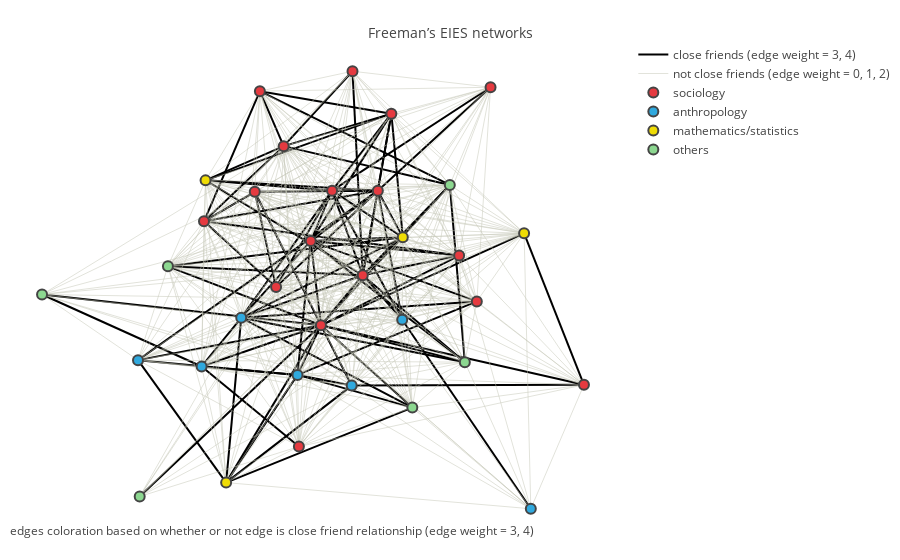

Notebook cell for this chart:
### Code cell
close_frd_trace = go.Scatter(
    x = [],
    y = [],
    name = 'close friends (edge weight = 3, 4)',
    line = dict(width=2, color='#000000'),
    hoverinfo = 'none',
    mode = 'lines')

not_close_frd_trace = go.Scatter(
    x = [],
    y = [],
    name = 'not close friends (edge weight = 0, 1, 2)',
    line = dict(width=0.5, color='#C5C6B6'),
    hoverinfo = 'none',
    mode = 'lines')
    
for edge in G.edges():
    weight = G[edge[0]][edge[1]]['weight']
    x0, y0 = G.node[edge[0]]['pos']
    x1, y1 = G.node[edge[1]]['pos']
    if weight == 3 or weight == 4:
        close_frd_trace['x'] += tuple([x0, x1, None])
        close_frd_trace['y'] += tuple([y0, y1, None])
    else:
        not_close_frd_trace['x'] += tuple([x0, x1, None])
        not_close_frd_trace['y'] += tuple([y0, y1, None])
        
# display the network graph with close friend relationship in highlight
close_frd_fig = go.Figure(
                data=[close_frd_trace, not_close_frd_trace,
                    trace_soc, trace_anth, trace_math, trace_others],
                layout=go.Layout(
                title='<br>Freeman’s EIES networks',
                titlefont=dict(size=14),
                showlegend=True,
                hovermode='closest',
                margin=dict(b=20,l=5,r=5,t=40),
                annotations=[ dict(
                    text="edges coloration based on whether or not edge is close friend relationship (edge weight = 3, 4)",
                    showarrow=False,
                    xref="paper", yref="paper",
                    x=0.005, y=-0.002 ) ],
                xaxis=dict(showgrid=False, zeroline=False, showticklabels=False),
                yaxis=dict(showgrid=False, zeroline=False, showticklabels=False)))

iplot(close_frd_fig)

### Figure 1 — Plotly figure (JSON) as saved in the notebook; plotly's stock layout.template omitted (floating-point values rounded to 4 significant figures; data arrays with more than 128 entries replaced by an {"elided": "..."} marker saying what was removed)
{"data": [{"hoverinfo": "none", "line": {"color": "#000000", "width": 2}, "mode": "lines", "name": "close friends (edge weight = 3, 4)", "type": "scatter", "uid": "6f387ad3-7f52-4a95-a26e-83c812f75d65", "x": {"elided": "276 float values"}, "y": {"elided": "276 float values"}}, {"hoverinfo": "none", "line": {"color": "#C5C6B6", "width": 0.5}, "mode": "lines", "name": "not close friends (edge weight = 0, 1, 2)", "type": "scatter", "uid": "c4a7419d-8b18-4483-92fd-b979bd8af0db", "x": {"elided": "969 float values"}, "y": {"elided": "969 float values"}}, {"hoverinfo": "text", "marker": {"color": "#E53A40", "line": {"width": 2}, "size": 10}, "mode": "markers", "name": "sociology", "text": ["LIN FREEMAN", "RICHARD ALBA", "RON BURT", "PAT DOREIAN", "CLAUDE FISCHER", "MARK GRANOVETTER", "MAUREEN HALLINAN", "DAVOR JEDLICKA", "CHARLES KADUSHIN", "ED LAUMANN", "JOEL LEVINE", "NAN LIN", "NICK MULLINS", "DON PLOCH", "NICK POUSHINSKY", "JOHN SONQUIST", "BARRY WELLMAN"], "type": "scatter", "uid": "c73a4cbb-0bb2-4771-afb6-2fe094745bfc", "x": [0.1805, -3.761, -1.075, 5.434, 1.244, 1.59, 4.838, 9.045, -1.332, 5.897, -0.1632, 2.098, -1.877, 0.5557, 2.554, -0.5622, -2.049], "y": [-1.397, 3.198, 6.517, -0.3423, 9.824, 0.8136, 1.682, -4.026, 0.2985, 9.117, 2.322, 4.55, 8.946, 4.548, 7.951, -6.754, 4.5]}, {"hoverinfo": "text", "marker": {"color": "#30A9DE", "line": {"width": 2}, "size": 10}, "mode": "markers", "name": "anthropology", "text": ["DOUG WHITE", "RUSS BERNARD", "JOHN BOYD", "BRIAN FOSTER", "AL WOLFE", "LEE SAILER", "EMILY LEE"], "type": "scatter", "uid": "d6ef086a-09b6-476c-bd08-7b6cd1b4b003", "x": [-0.6097, -2.506, -5.985, -3.84, 2.919, 1.217, 7.254], "y": [-3.588, -1.068, -2.936, -3.216, -1.149, -4.06, -9.5]}, {"hoverinfo": "text", "marker": {"color": "#EFDC05", "line": {"width": 2}, "size": 10}, "mode": "markers", "name": "mathematics/statistics", "text": ["PAUL HOLLAND", "SAM LEINHARDT", "STEVE SEIDMAN", "ANN TAYLOR"], "type": "scatter", "uid": "134a3e1d-0b60-488f-88df-c9ffff228c47", "x": [2.939, -3.708, 7.027, -3.015], "y": [2.487, 5.005, 2.665, -8.346]}, {"hoverinfo": "text", "marker": {"color": "#8CD790", "line": {"width": 2}, "size": 10}, "mode": "markers", "name": "others", "text": ["EV ROGERS", "PHIPPS ARABIE", "CAROL BARNER-BARRY", "GARY COOMBS", "JACK HUNTER", "SUE FREEMAN"], "type": "scatter", "uid": "e9b6f0f3-dd82-43be-b6e2-3e296c462e3c", "x": [4.524, -4.976, -5.928, -9.219, 5.03, 3.26], "y": [4.803, 1.208, -8.96, -0.03793, -3.025, -5.032]}], "layout": {"annotations": [{"showarrow": false, "text": "edges coloration based on whether or not edge is close friend relationship (edge weight = 3, 4)", "x": 0.005, "xref": "paper", "y": -0.002, "yref": "paper"}], "hovermode": "closest", "margin": {"b": 20, "l": 5, "r": 5, "t": 40}, "showlegend": true, "title": {"font": {"size": 14}, "text": "<br>Freeman’s EIES networks"}, "xaxis": {"showgrid": false, "showticklabels": false, "zeroline": false}, "yaxis": {"showgrid": false, "showticklabels": false, "zeroline": false}}}
